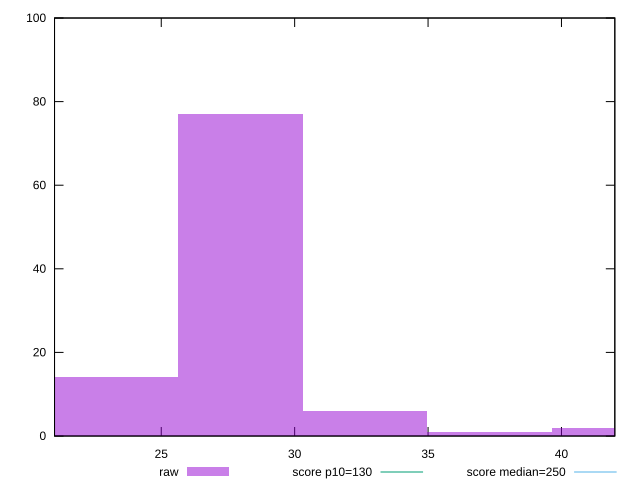

This chart was generated by the following gnuplot code:
reset

$raw <<EOF
27.973698475992926 77
23.311415396660774 14
32.63598155532508 6
37.29826463465724 1
41.96054771398939 2
EOF

set key outside below
set boxwidth 4.662283079332155
set xrange [21:42]
set yrange [0:100]
set trange [0:100]
set style fill transparent solid 0.5 noborder

set parametric
set terminal svg size 640, 490 enhanced background rgb 'white'
set output "report_00008_2021-01-22T20:58:29.167/max-potential-fid/samples/pages+cached+noexternal+nofonts+nosvg+noimg/raw/histogram.svg"

plot $raw title "raw" with boxes, \
     130,t title "score p10=130", \
     250,t title "score median=250"

reset
